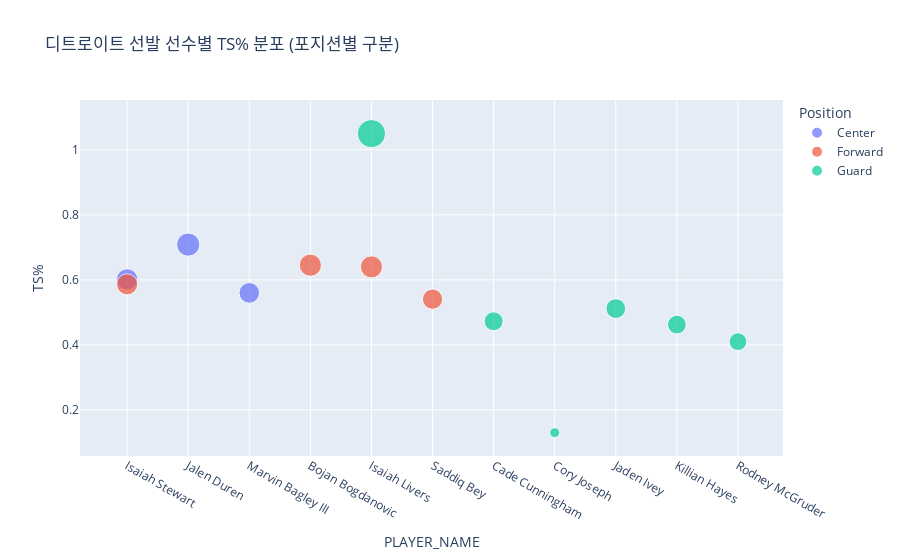

The notebook cell saved with this chart:
### Markdown cell above
**Tempo(포제션 수)**는 리그 평균 수준 → 문제는 “속도”가 아님

**효율(PPP)**에서 상위팀보다 뒤쳐짐 → 매 경기 점수 손실

결론: 디트로이트의 문제는 경기 템포가 아니라 공격권을 어떻게 활용했는가

### Code cell
import plotly.express as px

# 디트로이트 선발만 필터
pos = ['C','F','G']
det_starters = df1_named[
    (df1_named['TEAM']=="Detroit") &
    (df1_named['START_POSITION'].isin(pos))
].copy()

# 선수별 TS% 평균 (포지션 포함)
det_player_ts = det_starters.groupby(['PLAYER_NAME','START_POSITION'], as_index=False)['TS%'].mean()

# 산점도 (TS% 크기로 반영)
fig = px.scatter(
    det_player_ts,
    x='PLAYER_NAME',
    y='TS%',
    color='START_POSITION',   # 포지션별 색 구분
    size='TS%',
    title="디트로이트 선발 선수별 TS% 분포 (포지션별 구분)",
    labels={'START_POSITION': 'Position'},   # 범례 제목 바꾸기
    category_orders={'START_POSITION': ['C','F','G']}  # 범례 순서 고정
)

# 범례 항목별 레이블 직접 바꾸기
fig.for_each_trace(lambda t: t.update(
    name = t.name.replace("C","Center").replace("F","Forward").replace("G","Guard")
))
fig.show()

### Figure 1 — Plotly figure (JSON) as saved in the notebook; plotly's stock layout.template omitted (floating-point values rounded to 4 significant figures)
{"data": [{"hovertemplate": "Position=C<br>PLAYER_NAME=%{x}<br>TS%=%{marker.size}<extra></extra>", "legendgroup": "C", "marker": {"color": "#636efa", "size": [0.6014, 0.7086, 0.56], "sizemode": "area", "sizeref": 0.002625, "symbol": "circle"}, "mode": "markers", "name": "Center", "orientation": "v", "showlegend": true, "type": "scatter", "x": ["Isaiah Stewart", "Jalen Duren", "Marvin Bagley III"], "xaxis": "x", "y": [0.6014, 0.7086, 0.56], "yaxis": "y"}, {"hovertemplate": "Position=F<br>PLAYER_NAME=%{x}<br>TS%=%{marker.size}<extra></extra>", "legendgroup": "F", "marker": {"color": "#EF553B", "size": [0.6452, 0.64, 0.5862, 0.5406], "sizemode": "area", "sizeref": 0.002625, "symbol": "circle"}, "mode": "markers", "name": "Forward", "orientation": "v", "showlegend": true, "type": "scatter", "x": ["Bojan Bogdanovic", "Isaiah Livers", "Isaiah Stewart", "Saddiq Bey"], "xaxis": "x", "y": [0.6452, 0.64, 0.5862, 0.5406], "yaxis": "y"}, {"hovertemplate": "Position=G<br>PLAYER_NAME=%{x}<br>TS%=%{marker.size}<extra></extra>", "legendgroup": "G", "marker": {"color": "#00cc96", "size": [0.4725, 0.13, 1.05, 0.5117, 0.4624, 0.41], "sizemode": "area", "sizeref": 0.002625, "symbol": "circle"}, "mode": "markers", "name": "Guard", "orientation": "v", "showlegend": true, "type": "scatter", "x": ["Cade Cunningham", "Cory Joseph", "Isaiah Livers", "Jaden Ivey", "Killian Hayes", "Rodney McGruder"], "xaxis": "x", "y": [0.4725, 0.13, 1.05, 0.5117, 0.4624, 0.41], "yaxis": "y"}], "layout": {"legend": {"itemsizing": "constant", "title": {"text": "Position"}, "tracegroupgap": 0}, "title": {"text": "디트로이트 선발 선수별 TS% 분포 (포지션별 구분)"}, "xaxis": {"anchor": "y", "domain": [0, 1], "title": {"text": "PLAYER_NAME"}}, "yaxis": {"anchor": "x", "domain": [0, 1], "title": {"text": "TS%"}}}}
